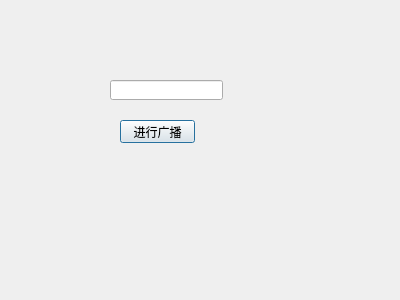
<?xml version="1.0" encoding="UTF-8"?>
<ui version="4.0">
 <class>Sender</class>
 <widget class="QDialog" name="Sender">
  <property name="geometry">
   <rect>
    <x>0</x>
    <y>0</y>
    <width>400</width>
    <height>300</height>
   </rect>
  </property>
  <property name="windowTitle">
   <string>Sender</string>
  </property>
  <widget class="QPushButton" name="pushButton">
   <property name="geometry">
    <rect>
     <x>120</x>
     <y>120</y>
     <width>75</width>
     <height>23</height>
    </rect>
   </property>
   <property name="text">
    <string>进行广播</string>
   </property>
  </widget>
  <widget class="QLineEdit" name="lineEdit">
   <property name="geometry">
    <rect>
     <x>110</x>
     <y>80</y>
     <width>113</width>
     <height>20</height>
    </rect>
   </property>
  </widget>
 </widget>
 <layoutdefault spacing="6" margin="11"/>
 <resources/>
 <connections/>
</ui>
